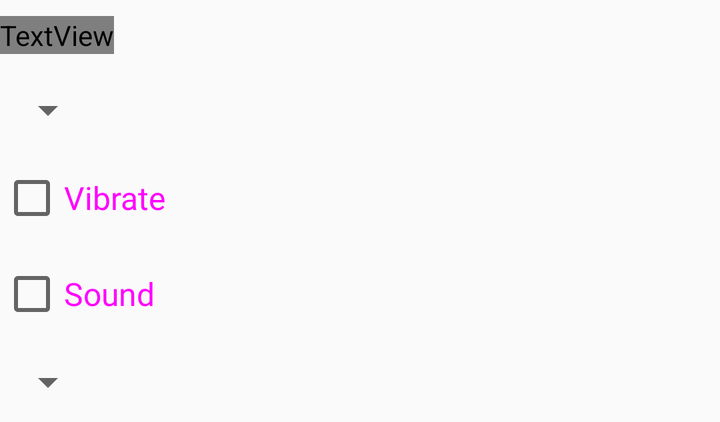
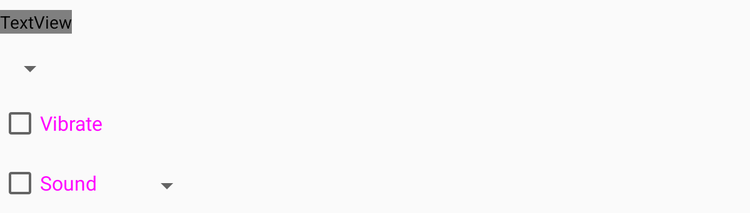

One screen, two layout resources from the same app: the default and the repository's alternative for another configuration. Each is rendered where Android would select it; the XML of both is given below.
<!-- AndroidManifest.xml: application theme AppTheme -->
<!-- res/layout/fragment_event_based_alarm.xml -->
<?xml version="1.0" encoding="utf-8"?>
<androidx.constraintlayout.widget.ConstraintLayout xmlns:android="http://schemas.android.com/apk/res/android"
    xmlns:app="http://schemas.android.com/apk/res-auto"
    xmlns:tools="http://schemas.android.com/tools"
    android:id="@+id/constraintLayoutEventBasedFragment"
    android:layout_width="match_parent"
    android:layout_height="wrap_content"
    tools:context=".alarm.EventBasedAlarmFragment">

    <TextView
        android:id="@+id/chooseYourEventText"
        android:layout_width="wrap_content"
        android:layout_height="wrap_content"
        android:layout_marginTop="8dp"
        android:layout_marginBottom="8dp"
        android:fontFamily="@font/roboto_medium"
        android:text="@string/choose_event_text"
        android:textColor="?attr/activeTextColor"
        android:textSize="16sp"
        app:layout_constraintBottom_toTopOf="@+id/spinnerEvent"
        app:layout_constraintStart_toStartOf="parent"
        app:layout_constraintTop_toTopOf="parent" />

    <Spinner
        android:id="@+id/spinnerEvent"
        android:layout_width="wrap_content"
        android:layout_height="wrap_content"
        android:layout_marginTop="8dp"
        android:layout_marginBottom="8dp"
        app:layout_constraintBottom_toTopOf="@+id/checkBoxVibrate"
        app:layout_constraintStart_toStartOf="parent"
        app:layout_constraintTop_toBottomOf="@+id/chooseYourEventText" />

    <CheckBox
        android:id="@+id/checkBoxVibrate"
        android:layout_width="wrap_content"
        android:layout_height="wrap_content"
        android:layout_marginTop="8dp"
        android:layout_marginBottom="8sp"
        android:layout_weight="1"
        android:fontFamily="@font/roboto"
        android:text="@string/vibrate"
        android:textColor="@color/toggle_active_text"
        android:textSize="16sp"
        app:layout_constraintBottom_toTopOf="@+id/checkBoxSound"
        app:layout_constraintStart_toStartOf="parent"
        app:layout_constraintTop_toBottomOf="@id/spinnerEvent" />

    <CheckBox
        android:id="@+id/checkBoxSound"
        android:layout_width="wrap_content"
        android:layout_height="wrap_content"
        android:layout_marginTop="8sp"
        android:layout_marginBottom="8dp"
        android:fontFamily="@font/roboto"
        android:text="@string/sound"
        android:textColor="@color/toggle_active_text"
        android:textSize="16sp"
        app:layout_constraintBottom_toTopOf="@+id/audioSpinner"
        app:layout_constraintStart_toStartOf="parent"
        app:layout_constraintTop_toBottomOf="@+id/checkBoxVibrate" />

    <Spinner
        android:id="@+id/audioSpinner"
        android:layout_width="wrap_content"
        android:layout_height="wrap_content"
        android:layout_marginTop="8sp"
        android:layout_marginBottom="8sp"
        android:spinnerMode="dropdown"
        app:layout_constraintBottom_toBottomOf="parent"
        app:layout_constraintStart_toStartOf="parent"
        app:layout_constraintTop_toBottomOf="@+id/checkBoxSound" />

</androidx.constraintlayout.widget.ConstraintLayout>
<!-- resources referenced by this layout -->
<resources>
  <string name="choose_event_text">Choose your event</string>
  <string name="sound">Sound</string>
  <string name="vibrate">Vibrate</string>
  <style name="AppTheme" parent="Theme.AppCompat.DayNight.DarkActionBar">
          
          <item name="colorPrimary">@color/colorPrimary</item> 
          <item name="colorPrimaryDark">@color/colorPrimaryDark</item> 
          <item name="colorAccent">@color/colorAccent</item>
          <item name="buttonTextAllCaps">false</item>
      </style>
  <color name="colorPrimary">#004AB9</color>
  <color name="colorPrimaryDark">#003480</color>
  <color name="colorAccent">#004AB9</color>
</resources>
<!-- res/layout-sw600dp/fragment_event_based_alarm.xml (the repository's variant of the layout above) -->
<!-- drawn on a 7-inch tablet held upright -->
<?xml version="1.0" encoding="utf-8"?>
<androidx.constraintlayout.widget.ConstraintLayout xmlns:android="http://schemas.android.com/apk/res/android"
    xmlns:app="http://schemas.android.com/apk/res-auto"
    xmlns:tools="http://schemas.android.com/tools"
    android:id="@+id/constraintLayoutEventBasedFragment"
    android:layout_width="match_parent"
    android:layout_height="wrap_content"
    tools:context=".alarm.EventBasedAlarmFragment">

    <TextView
        android:id="@+id/chooseYourEventText"
        android:layout_width="wrap_content"
        android:layout_height="wrap_content"
        android:layout_marginTop="8dp"
        android:layout_marginBottom="8dp"
        android:fontFamily="@font/roboto_medium"
        android:text="@string/choose_event_text"
        android:textColor="?attr/activeTextColor"
        android:textSize="16sp"
        app:layout_constraintBottom_toTopOf="@+id/spinnerEvent"
        app:layout_constraintStart_toStartOf="parent"
        app:layout_constraintTop_toTopOf="parent" />

    <Spinner
        android:id="@+id/spinnerEvent"
        android:layout_width="wrap_content"
        android:layout_height="wrap_content"
        android:layout_marginTop="8dp"
        android:layout_marginBottom="8dp"
        app:layout_constraintBottom_toTopOf="@+id/checkBoxVibrate"
        app:layout_constraintStart_toStartOf="parent"
        app:layout_constraintTop_toBottomOf="@+id/chooseYourEventText" />

    <CheckBox
        android:id="@+id/checkBoxVibrate"
        android:layout_width="wrap_content"
        android:layout_height="wrap_content"
        android:layout_marginTop="8dp"
        android:layout_marginBottom="8sp"
        android:layout_weight="1"
        android:fontFamily="@font/roboto"
        android:text="@string/vibrate"
        android:textColor="@color/toggle_active_text"
        android:textSize="16sp"
        app:layout_constraintBottom_toTopOf="@+id/checkBoxSound"
        app:layout_constraintStart_toStartOf="parent"
        app:layout_constraintTop_toBottomOf="@id/spinnerEvent" />

    <CheckBox
        android:id="@+id/checkBoxSound"
        android:layout_width="wrap_content"
        android:layout_height="wrap_content"
        android:layout_marginTop="8sp"
        android:layout_marginBottom="8sp"
        android:fontFamily="@font/roboto"
        android:text="@string/sound"
        android:textColor="@color/toggle_active_text"
        android:textSize="16sp"
        app:layout_constraintBottom_toBottomOf="parent"
        app:layout_constraintStart_toStartOf="parent"
        app:layout_constraintTop_toBottomOf="@+id/checkBoxVibrate" />

    <Spinner
        android:id="@+id/audioSpinner"
        android:layout_width="wrap_content"
        android:layout_height="wrap_content"
        android:layout_marginStart="32dp"
        android:layout_marginBottom="10sp"
        android:spinnerMode="dropdown"
        app:layout_constraintBottom_toBottomOf="parent"
        app:layout_constraintStart_toEndOf="@+id/checkBoxSound" />

</androidx.constraintlayout.widget.ConstraintLayout>
